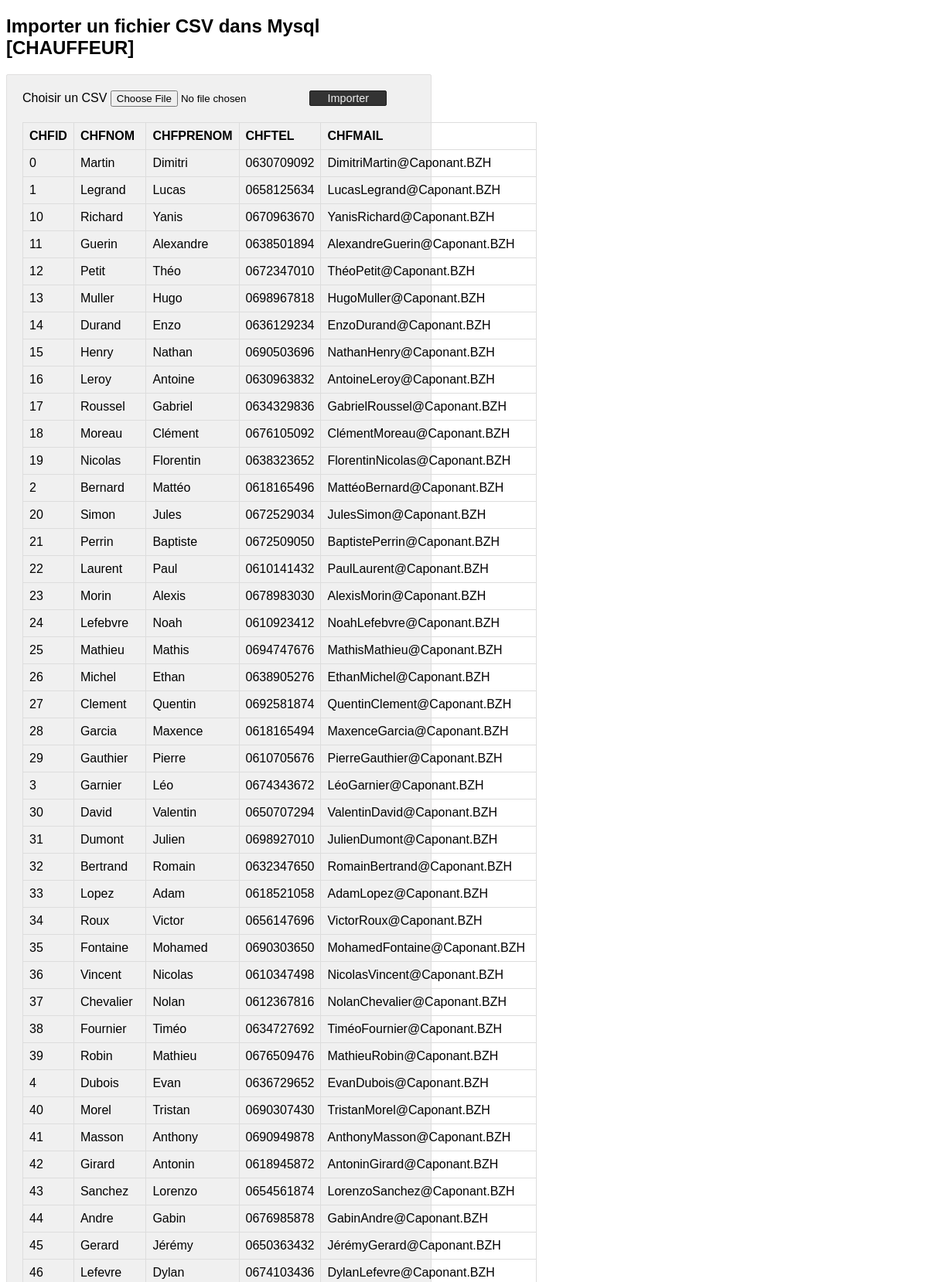
The page /generateur/CHAUFFEUR/index.php (upper part) on the database its author committed.
### tables this page shows
CREATE TABLE `chauffeur` (
  `CHFID` char(32) NOT NULL,
  `CHFNOM` char(32) DEFAULT NULL,
  `CHFPRENOM` char(32) DEFAULT NULL,
  `CHFTEL` char(32) DEFAULT NULL,
  `CHFMAIL` char(32) DEFAULT NULL
);

### generateur/CHAUFFEUR/index.php (the view, shortened to what this page needs)
<?php
$conn = mysqli_connect("localhost", "admin", "erodel26", "MLR1");
?>
<!DOCTYPE html>
<html>
<head>
</head>
<body>
    <h2>Importer un fichier CSV dans Mysql [CHAUFFEUR]</h2>
    <div class="outer-scontainer">
        <div class="row">
            <form class="form-horizontal" action="" method="post"
                name="frmCSVImport" id="frmCSVImport" enctype="multipart/form-data">
                <div class="input-row">
                    <label class="col-md-4 control-label">Choisir un CSV
                        </label> <input type="file" name="file"
                        id="file" accept=".csv">
                    <button type="submit" id="submit" name="import"
                        class="btn-submit">Importer</button>
                    <br />
                </div>
            </form>
        </div>
               <?php
            $sqlSelect = "SELECT * FROM CHAUFFEUR";
            $result = mysqli_query($conn, $sqlSelect);
            if (mysqli_num_rows($result) > 0) {
                ?>
            <table id='userTable'>
            <thead>
                <tr>
                    <th>CHFID</th>
                    <th>CHFNOM</th>
                    <th>CHFPRENOM</th>
                    <th>CHFTEL</th>
                    <th>CHFMAIL</th>
                </tr>
            </thead>
<?php
                while ($row = mysqli_fetch_array($result)) {
                    ?>
                <tbody>
                <tr>
                    <td><?php  echo $row['CHFID']; ?></td>
                    <td><?php  echo $row['CHFNOM']; ?></td>
                    <td><?php  echo $row['CHFPRENOM']; ?></td>
                    <td><?php  echo $row['CHFTEL']; ?></td>
                    <td><?php  echo $row['CHFMAIL']; ?></td>
                </tr>
                    <?php
                }
                ?>
                </tbody>
        </table>
        <?php } ?>
    </div>
</body>
</html>

### generateur/CHAUFFEUR/index.php (style rules this page uses)
body { font-family: Arial; width: 550px; }
.outer-scontainer { background: #F0F0F0; border: #e0dfdf 1px solid; padding: 20px; border-radius: 2px; }
.input-row { margin-top: 0px; margin-bottom: 20px; }
.btn-submit { background: #333; border: #1d1d1d 1px solid; color: #f0f0f0; font-size: 0.9em; width: 100px; border-radius: 2px; cursor: pointer; }
.outer-scontainer table { border-collapse: collapse; width: 100%; }
.outer-scontainer th { border: 1px solid #dddddd; padding: 8px; text-align: left; }
.outer-scontainer td { border: 1px solid #dddddd; padding: 8px; text-align: left; }

### rows shown on the page
chauffeur: CHFID "0", CHFNOM "Martin", CHFPRENOM "Dimitri", CHFTEL "0630709092", CHFMAIL "DimitriMartin@Caponant.BZH"
chauffeur: CHFID "1", CHFNOM "Legrand", CHFPRENOM "Lucas", CHFTEL "0658125634", CHFMAIL "LucasLegrand@Caponant.BZH"
chauffeur: CHFID "10", CHFNOM "Richard", CHFPRENOM "Yanis", CHFTEL "0670963670", CHFMAIL "YanisRichard@Caponant.BZH"
chauffeur: CHFID "11", CHFNOM "Guerin", CHFPRENOM "Alexandre", CHFTEL "0638501894", CHFMAIL "AlexandreGuerin@Caponant.BZH"
chauffeur: CHFID "12", CHFNOM "Petit", CHFPRENOM "Théo", CHFTEL "0672347010", CHFMAIL "ThéoPetit@Caponant.BZH"
chauffeur: CHFID "13", CHFNOM "Muller", CHFPRENOM "Hugo", CHFTEL "0698967818", CHFMAIL "HugoMuller@Caponant.BZH"
chauffeur: CHFID "14", CHFNOM "Durand", CHFPRENOM "Enzo", CHFTEL "0636129234", CHFMAIL "EnzoDurand@Caponant.BZH"
chauffeur: CHFID "15", CHFNOM "Henry", CHFPRENOM "Nathan", CHFTEL "0690503696", CHFMAIL "NathanHenry@Caponant.BZH"
chauffeur: CHFID "16", CHFNOM "Leroy", CHFPRENOM "Antoine", CHFTEL "0630963832", CHFMAIL "AntoineLeroy@Caponant.BZH"
chauffeur: CHFID "17", CHFNOM "Roussel", CHFPRENOM "Gabriel", CHFTEL "0634329836", CHFMAIL "GabrielRoussel@Caponant.BZH"
chauffeur: CHFID "18", CHFNOM "Moreau", CHFPRENOM "Clément", CHFTEL "0676105092", CHFMAIL "ClémentMoreau@Caponant.BZH"
chauffeur: CHFID "19", CHFNOM "Nicolas", CHFPRENOM "Florentin", CHFTEL "0638323652", CHFMAIL "FlorentinNicolas@Caponant.BZH"
chauffeur: CHFID "2", CHFNOM "Bernard", CHFPRENOM "Mattéo", CHFTEL "0618165496", CHFMAIL "MattéoBernard@Caponant.BZH"
chauffeur: CHFID "20", CHFNOM "Simon", CHFPRENOM "Jules", CHFTEL "0672529034", CHFMAIL "JulesSimon@Caponant.BZH"
chauffeur: CHFID "21", CHFNOM "Perrin", CHFPRENOM "Baptiste", CHFTEL "0672509050", CHFMAIL "BaptistePerrin@Caponant.BZH"
chauffeur: CHFID "22", CHFNOM "Laurent", CHFPRENOM "Paul", CHFTEL "0610141432", CHFMAIL "PaulLaurent@Caponant.BZH"
chauffeur: CHFID "23", CHFNOM "Morin", CHFPRENOM "Alexis", CHFTEL "0678983030", CHFMAIL "AlexisMorin@Caponant.BZH"
chauffeur: CHFID "24", CHFNOM "Lefebvre", CHFPRENOM "Noah", CHFTEL "0610923412", CHFMAIL "NoahLefebvre@Caponant.BZH"
chauffeur: CHFID "25", CHFNOM "Mathieu", CHFPRENOM "Mathis", CHFTEL "0694747676", CHFMAIL "MathisMathieu@Caponant.BZH"
chauffeur: CHFID "26", CHFNOM "Michel", CHFPRENOM "Ethan", CHFTEL "0638905276", CHFMAIL "EthanMichel@Caponant.BZH"
chauffeur: CHFID "27", CHFNOM "Clement", CHFPRENOM "Quentin", CHFTEL "0692581874", CHFMAIL "QuentinClement@Caponant.BZH"
chauffeur: CHFID "28", CHFNOM "Garcia", CHFPRENOM "Maxence", CHFTEL "0618165494", CHFMAIL "MaxenceGarcia@Caponant.BZH"
chauffeur: CHFID "29", CHFNOM "Gauthier", CHFPRENOM "Pierre", CHFTEL "0610705676", CHFMAIL "PierreGauthier@Caponant.BZH"
chauffeur: CHFID "3", CHFNOM "Garnier", CHFPRENOM "Léo", CHFTEL "0674343672", CHFMAIL "LéoGarnier@Caponant.BZH"
chauffeur: CHFID "30", CHFNOM "David", CHFPRENOM "Valentin", CHFTEL "0650707294", CHFMAIL "ValentinDavid@Caponant.BZH"
chauffeur: CHFID "31", CHFNOM "Dumont", CHFPRENOM "Julien", CHFTEL "0698927010", CHFMAIL "JulienDumont@Caponant.BZH"
chauffeur: CHFID "32", CHFNOM "Bertrand", CHFPRENOM "Romain", CHFTEL "0632347650", CHFMAIL "RomainBertrand@Caponant.BZH"
chauffeur: CHFID "33", CHFNOM "Lopez", CHFPRENOM "Adam", CHFTEL "0618521058", CHFMAIL "AdamLopez@Caponant.BZH"
chauffeur: CHFID "34", CHFNOM "Roux", CHFPRENOM "Victor", CHFTEL "0656147696", CHFMAIL "VictorRoux@Caponant.BZH"
chauffeur: CHFID "35", CHFNOM "Fontaine", CHFPRENOM "Mohamed", CHFTEL "0690303650", CHFMAIL "MohamedFontaine@Caponant.BZH"
chauffeur: CHFID "36", CHFNOM "Vincent", CHFPRENOM "Nicolas", CHFTEL "0610347498", CHFMAIL "NicolasVincent@Caponant.BZH"
chauffeur: CHFID "37", CHFNOM "Chevalier", CHFPRENOM "Nolan", CHFTEL "0612367816", CHFMAIL "NolanChevalier@Caponant.BZH"
chauffeur: CHFID "38", CHFNOM "Fournier", CHFPRENOM "Timéo", CHFTEL "0634727692", CHFMAIL "TiméoFournier@Caponant.BZH"
chauffeur: CHFID "39", CHFNOM "Robin", CHFPRENOM "Mathieu", CHFTEL "0676509476", CHFMAIL "MathieuRobin@Caponant.BZH"
chauffeur: CHFID "4", CHFNOM "Dubois", CHFPRENOM "Evan", CHFTEL "0636729652", CHFMAIL "EvanDubois@Caponant.BZH"
chauffeur: CHFID "40", CHFNOM "Morel", CHFPRENOM "Tristan", CHFTEL "0690307430", CHFMAIL "TristanMorel@Caponant.BZH"
chauffeur: CHFID "41", CHFNOM "Masson", CHFPRENOM "Anthony", CHFTEL "0690949878", CHFMAIL "AnthonyMasson@Caponant.BZH"
chauffeur: CHFID "42", CHFNOM "Girard", CHFPRENOM "Antonin", CHFTEL "0618945872", CHFMAIL "AntoninGirard@Caponant.BZH"
chauffeur: CHFID "43", CHFNOM "Sanchez", CHFPRENOM "Lorenzo", CHFTEL "0654561874", CHFMAIL "LorenzoSanchez@Caponant.BZH"
chauffeur: CHFID "44", CHFNOM "Andre", CHFPRENOM "Gabin", CHFTEL "0676985878", CHFMAIL "GabinAndre@Caponant.BZH"
chauffeur: CHFID "45", CHFNOM "Gerard", CHFPRENOM "Jérémy", CHFTEL "0650363432", CHFMAIL "JérémyGerard@Caponant.BZH"
chauffeur: CHFID "46", CHFNOM "Lefevre", CHFPRENOM "Dylan", CHFTEL "0674103436", CHFMAIL "DylanLefevre@Caponant.BZH"
